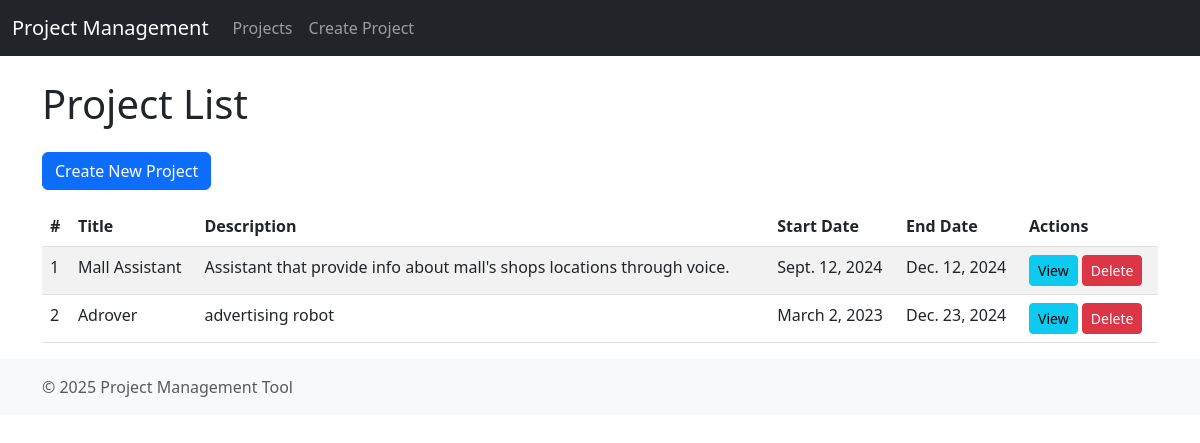
Before: / with the older database file.
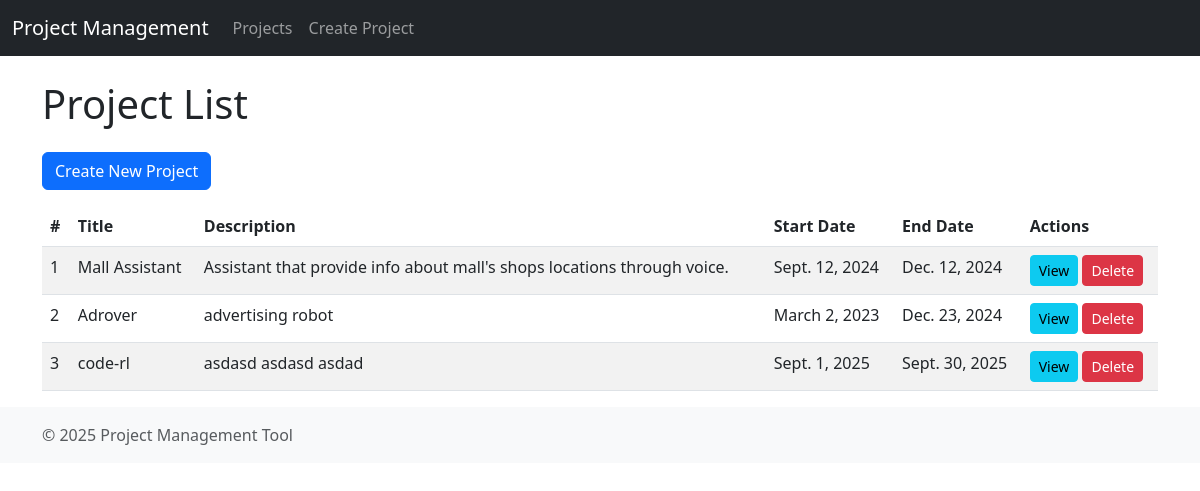
After: the same page with the newer database file.
### projects/models.py (models this page shows, shortened)
class Project(models.Model):
    title = models.CharField(max_length=200)
    description = models.TextField()
    start_date = models.DateField()
    end_date = models.DateField()

### projects/views.py (the view)
# urls.py: path('', views.project_list, name='project_list'),
def project_list(request):
    projects = Project.objects.all()
    return render(request, 'project_list.html', {'projects': projects})

### projects/templates/project_list.html (shortened to what this page needs)
{% extends 'base.html' %}
{% block content %}
<h1 class="mb-4">Project List</h1>
<a href="{% url 'create_project' %}" class="btn btn-primary mb-3">Create New Project</a>
<table class="table table-striped">
    <thead>
        <tr>
            <th>#</th>
            <th>Title</th>
            <th>Description</th>
            <th>Start Date</th>
            <th>End Date</th>
            <th>Actions</th>
        </tr>
    </thead>
    <tbody>
        {% for project in projects %}
        <tr>
            <td>{{ forloop.counter }}</td>
            <td>{{ project.title }}</td>
            <td>{{ project.description|truncatewords:10 }}</td>
            <td>{{ project.start_date }}</td>
            <td>{{ project.end_date }}</td>
            <td>
                <a href="{% url 'project_detail' project.pk %}" class="btn btn-info btn-sm">View</a>
                <a href="{% url 'delete_project' project.pk %}" class="btn btn-danger btn-sm"
                   onclick="return confirm('Are you sure you want to delete this project?');">
                    Delete
                </a>
            </td>
        </tr>
        {% empty %}
        <tr>
            <td colspan="6" class="text-center">No projects found.</td>
        </tr>
        {% endfor %}
    </tbody>
</table>
{% endblock %}

### projects/templates/base.html (shortened to what this page needs)
<!DOCTYPE html>
<html lang="en">
<head>
    <link rel="stylesheet" href="https://cdn.jsdelivr.net/npm/bootstrap@5.3.0/dist/css/bootstrap.min.css">
</head>
<body>
    <nav class="navbar navbar-expand-lg navbar-dark bg-dark">
        <div class="container-fluid">
            <a class="navbar-brand" href="{% url 'project_list' %}">Project Management</a>
            <div class="collapse navbar-collapse" id="navbarNav">
                <ul class="navbar-nav">
                    <li class="nav-item">
                        <a class="nav-link" href="{% url 'project_list' %}">Projects</a>
                    </li>
                    <li class="nav-item">
                        <a class="nav-link" href="{% url 'create_project' %}">Create Project</a>
                    </li>
                </ul>
            </div>
        </div>
    </nav>
    <div class="container mt-4">
        {% block content %}{% endblock %}
    </div>
    <footer class="footer mt-auto py-3 bg-light">
        <div class="container">
            <span class="text-muted">© 2025 Project Management Tool</span>
        </div>
    </footer>
</body>
</html>

Changed rows visible on the page:
added Project: title "code-rl", description "asdasd asdasd asdad", start_date "Sept. 1, 2025", end_date "Sept. 30, 2025"
